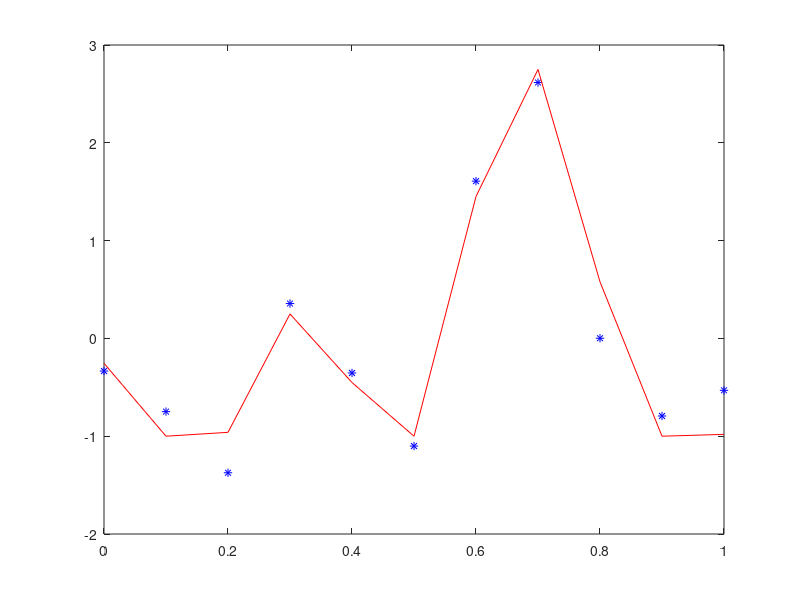
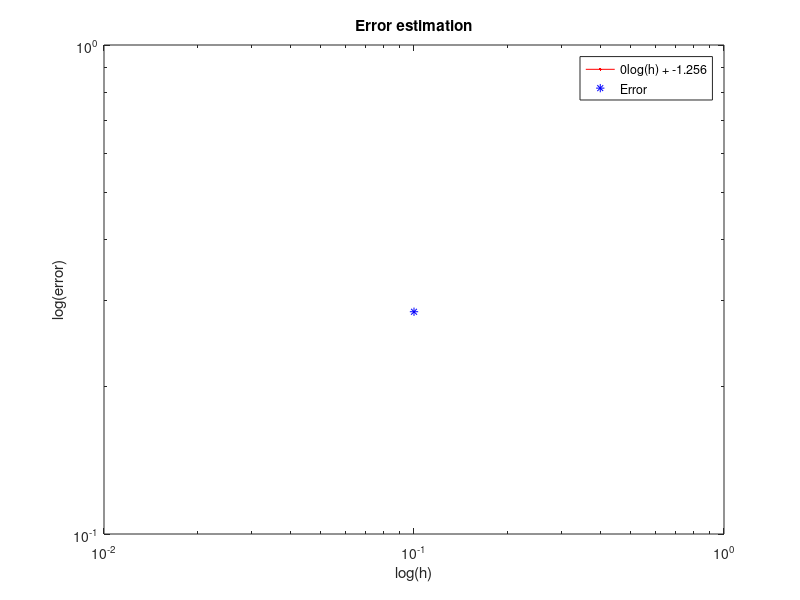

MATLAB code for these plots, in order:
close all;
N = 11;
x0 = 0;
xN = 1;
h = (xN-x0)./(N-1);
k = zeros(1,length(N));
k2 = zeros(1,length(N));
t0 = 0;
T = 0.7;
c = 1;
lambda = pi*c/xN;

%%%%%% Initial data %%%%%%
u_x0 = 0; u_xN = 0; % Neumann
u0 = @(x) cos(lambda.*x/c) + 2*cos(2*lambda.*x/c) + cos(3*lambda.*x/c) + cos(4*lambda.*x/c) + cos(5*lambda.*x/c) + cos(6*lambda.*x/c);
u0_t = 0;
u_exact = @(x,t) cos(lambda.*t)*cos(lambda.*x/c) + cos(2*lambda.*t)*2*cos(2*lambda.*x/c) + cos(3*lambda.*t)*cos(3*lambda.*x/c)+ cos(4*lambda.*t)*cos(4*lambda.*x/c) + cos(5*lambda.*t)*cos(5*lambda.*x/c) + cos(6*lambda.*t)*cos(6*lambda.*x/c);
%%%%%%%%%%%%%%%%%%%%%%%%%%

e1 = cell(1,length(N));
eN = cell(1,length(N));
d1 = cell(1,length(N));
dN = cell(1,length(N));
H = cell(1,length(N));
M = cell(1,length(N));
D2 = cell(1,length(N));
u = cell(1, length(N));
error = cell(1, length(N));
x = cell(1, length(N));
t = cell(1, length(N));
for j = 1:length(N)
   e1{1,j} = zeros(1,N(j));
   eN{1,j} = zeros(1,N(j));
   d1{1,j} = zeros(1,N(j));
   dN{1,j} = zeros(1,N(j));
   e1{1,j}(1,1) = 1;   
   eN{1,j}(1,end) = 1;
   %%%%%% second-order D2%%%%%% 
%    d1{1,j}(1,1:3) = 1/h(j)*[-3/2 2 -1/2];
%    dN{1,j}(1,(end-2):end) = 1/h(j)*[1/2 -2 3/2];
%    H{1,j} = h(j)*diag(ones(1,N(j)));
%    H{1,j}(1,1) = H{1,j}(1,1)/2; 
%    H{1,j}(end,end) = H{1,j}(end,end)/2;
%    M{1,j} = (1/h(j))*(zeros(N(j))  + diag(2*ones(N(j) ,1)) + diag(-ones(N(j)-1,1), 1) + diag(-ones(N(j)-1,1), -1));  
%    M{1,j}(1,1) = M{1,j}(1,1)/2; 
%    M{1,j}(end,end) = M{1,j}(end,end)/2;

   %%%%%% fourth-order D2%%%%%%
   d1{1,j}(1,1:4) = 1/h(j)*[11/6 -3 3/2 -1/3];
   dN{1,j}(1,(end-3):end) = 1/h(j)*[1/3 -3/2 3 -11/6];
   H{1,j} = diag(ones(1,N(j)));
   H{1,j}(1,1) = 17/48; H{1,j}(end,end) = 17/48;
   H{1,j}(2,2) = 59/48; H{1,j}(end-1,end-1) = 59/48;
   H{1,j}(3,3) = 43/48; H{1,j}(end-2,end-2) = 43/48;
   H{1,j}(4,4) = 49/48; H{1,j}(end-3,end-3) = 49/48;
   H{1,j} = h(j) * H{1,j};
   M{1,j} = (zeros(N(j))  + diag(5/2*ones(N(j) ,1)) + diag(-4/3*ones(N(j)-1,1), 1) + diag(-4/3*ones(N(j)-1,1), -1) + diag(1/12*ones(N(j)-2,1), 2) + diag(1/12*ones(N(j)-2,1), -2));  
   M_U1 = [9/8 -59/48 1/12 1/48]; M_U2 = [-59/48 59/24 -59/48 0]; M_U3 = [1/12 -59/48 55/24 -59/48]; M_U4 = [1/48 0 -59/48 59/24];
   M{1,j}(1,1:4) = M_U1; M{1,j}(2,1:4) = M_U2; M{1,j}(3,1:4) = M_U3; M{1,j}(4,1:4) = M_U4;
   M{1,j}(end,(end-3):end) = fliplr(M_U1); M{1,j}(end-1,(end-3):end) = fliplr(M_U2); M{1,j}(end-2,(end-3):end) = fliplr(M_U3); M{1,j}(end-3,(end-3):end) = fliplr(M_U4);
   M{1,j} = 1/h(j) * M{1,j};
   %%%%%%%%%%%%%%%%%%%%%%%%%%%%
   
   %%%%%%%%%%%%%%%%%%%%%%%%%%%%
   D2{1,j} = H{1,j}\(-M{1,j}-e1{1,j}'*d1{1,j}+eN{1,j}'*dN{1,j});
   %%%%%%%%%%%%%%%%%%%%%%%%%%%%
   
   %%%%%%% timestep %%%%%%%
%    k(j) = 2*h(j)/sqrt(max(abs(eig(c^2.*(D2{1,j} + H{1,j}\(e1{1,j}'*d1{1,j}) - H{1,j}\(eN{1,j}'*dN{1,j})))))); 
   k(j) = 0.01*h(j)/c; 
   %%%%%%%%%%%%%%%%%%%%%%%%
   
   x{1,j} = linspace(x0, xN, N(j));
   t{1,j} = linspace(t0, T, (T-t0)/k(j));
   u{1,j} = zeros(length(x{1,j}), length(t{1,j}));
   error{1,j} = zeros(1, length(t{1,j}));
   %%%%% Initial data %%%%%%%%%
   u{1,j}(:,1) = u0(x{1,j});
   u{1,j}(:,2) = k(j)*u0_t + k(j)^2/2*c^2*(D2{1,j}*u{1,j}(:,1)+ H{1,j}\(e1{1,j}'*(d1{1,j}*u{1,j}(:,1)-u_x0)) - H{1,j}\(eN{1,j}'*(dN{1,j}*u{1,j}(:,1)-u_xN))) + u{1,j}(:,1);
   %%%%%%%%%%%%%%%%%%%%%%%%%%%%
    pause on;
   for n = 3:length(t{1,j})
       u{1,j}(:,n) = k(j)^2*c^2.*(D2{1,j}*u{1,j}(:,n-1) + H{1,j}\(e1{1,j}'*(d1{1,j}*u{1,j}(:,n-1)-u_x0)) - H{1,j}\(eN{1,j}'*(dN{1,j}*u{1,j}(:,n-1)-u_xN))) + 2*u{1,j}(:,n-1) - u{1,j}(:,n-2);
       error{1,j}(1,n) = norm(-u{1,j}(:,n)'+ u_exact(x{1,j},t{1,j}(n)),2)/sqrt(N(j));
%        figure(j);
%        plot(x{1,j},u{1,j}(:,n),'*b');
%        hold on;
%        plot(x{1,j},u_exact(x{1,j},t{1,j}(n)),'r');
%        axis([x0 xN -4 7]);
%        pause(0.0001);
%        hold off;
   end   
   figure(j);
   plot(x{1,j},u{1,j}(:,end),'*b');
   hold on;
   plot(x{1,j},u_exact(x{1,j},t{1,j}(end)),'r');
   hold off;
end
figure(j+1);
err = zeros(1, length(N));
for j=1:length(err)
   err(j) = norm(-u{1,j}(:,end)'+ u_exact(x{1,j},t{1,j}(end)),2)/sqrt(N(j));
end
p = polyfit(log(h),log(err),1);
y = polyval(p,log(h));
loglog(h, exp(y),'r',h,err, 'b*');
legend([num2str(p(1)),'log(h) + ', num2str(p(2))],'Error');
xlabel('log(h)');
ylabel('log(error)');
title('Error estimation');
